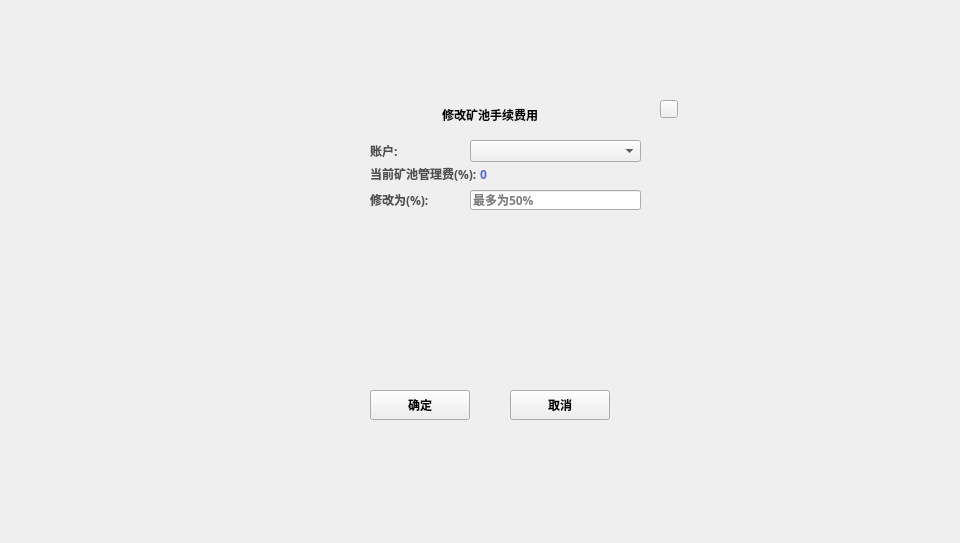
<?xml version="1.0" encoding="UTF-8"?>
<ui version="4.0">
 <class>ChangePayBackDialog</class>
 <widget class="QDialog" name="ChangePayBackDialog">
  <property name="geometry">
   <rect>
    <x>0</x>
    <y>0</y>
    <width>960</width>
    <height>543</height>
   </rect>
  </property>
  <property name="windowTitle">
   <string>Dialog</string>
  </property>
  <widget class="QWidget" name="widget" native="true">
   <property name="geometry">
    <rect>
     <x>0</x>
     <y>0</y>
     <width>960</width>
     <height>543</height>
    </rect>
   </property>
   <property name="font">
    <font>
     <family>Microsoft YaHei UI Light</family>
     <weight>75</weight>
     <bold>true</bold>
    </font>
   </property>
   <widget class="QWidget" name="containerWidget" native="true">
    <property name="geometry">
     <rect>
      <x>290</x>
      <y>90</y>
      <width>401</width>
      <height>351</height>
     </rect>
    </property>
    <property name="font">
     <font>
      <family>微软雅黑</family>
     </font>
    </property>
    <widget class="QToolButton" name="cancelBtn">
     <property name="geometry">
      <rect>
       <x>220</x>
       <y>300</y>
       <width>100</width>
       <height>30</height>
      </rect>
     </property>
     <property name="font">
      <font>
       <family>Microsoft YaHei UI Light</family>
       <weight>75</weight>
       <bold>true</bold>
      </font>
     </property>
     <property name="cursor">
      <cursorShape>PointingHandCursor</cursorShape>
     </property>
     <property name="styleSheet">
      <string notr="true"/>
     </property>
     <property name="text">
      <string>取消</string>
     </property>
    </widget>
    <widget class="QLabel" name="nameLabel">
     <property name="geometry">
      <rect>
       <x>110</x>
       <y>10</y>
       <width>180</width>
       <height>30</height>
      </rect>
     </property>
     <property name="font">
      <font>
       <family>Microsoft YaHei UI Light</family>
       <weight>75</weight>
       <bold>true</bold>
      </font>
     </property>
     <property name="text">
      <string>修改矿池手续费用</string>
     </property>
     <property name="alignment">
      <set>Qt::AlignCenter</set>
     </property>
    </widget>
    <widget class="QToolButton" name="okBtn">
     <property name="geometry">
      <rect>
       <x>80</x>
       <y>300</y>
       <width>100</width>
       <height>30</height>
      </rect>
     </property>
     <property name="font">
      <font>
       <family>Microsoft YaHei UI Light</family>
       <weight>75</weight>
       <bold>true</bold>
      </font>
     </property>
     <property name="cursor">
      <cursorShape>PointingHandCursor</cursorShape>
     </property>
     <property name="styleSheet">
      <string notr="true"/>
     </property>
     <property name="text">
      <string>确定</string>
     </property>
    </widget>
    <widget class="QToolButton" name="closeBtn">
     <property name="geometry">
      <rect>
       <x>370</x>
       <y>10</y>
       <width>18</width>
       <height>18</height>
      </rect>
     </property>
     <property name="cursor">
      <cursorShape>PointingHandCursor</cursorShape>
     </property>
     <property name="focusPolicy">
      <enum>Qt::NoFocus</enum>
     </property>
     <property name="styleSheet">
      <string notr="true"/>
     </property>
     <property name="text">
      <string/>
     </property>
    </widget>
    <widget class="QStackedWidget" name="stackedWidget_fee">
     <property name="geometry">
      <rect>
       <x>80</x>
       <y>132</y>
       <width>221</width>
       <height>151</height>
      </rect>
     </property>
    </widget>
    <widget class="QLabel" name="label_4">
     <property name="geometry">
      <rect>
       <x>80</x>
       <y>100</y>
       <width>101</width>
       <height>20</height>
      </rect>
     </property>
     <property name="styleSheet">
      <string notr="true">QLabel{color: rgb(80,80,80);
font: 11px &quot;微软雅黑&quot;;}</string>
     </property>
     <property name="text">
      <string>修改为(%):</string>
     </property>
    </widget>
    <widget class="QLineEdit" name="lineEdit_feeNumber">
     <property name="geometry">
      <rect>
       <x>180</x>
       <y>100</y>
       <width>171</width>
       <height>20</height>
      </rect>
     </property>
     <property name="placeholderText">
      <string>最多为50%</string>
     </property>
    </widget>
    <widget class="QLabel" name="label_5">
     <property name="geometry">
      <rect>
       <x>80</x>
       <y>74</y>
       <width>111</width>
       <height>20</height>
      </rect>
     </property>
     <property name="styleSheet">
      <string notr="true">QLabel{color: rgb(80,80,80);
font: 11px &quot;微软雅黑&quot;;}</string>
     </property>
     <property name="text">
      <string>当前矿池管理费(%):</string>
     </property>
    </widget>
    <widget class="QLabel" name="label_rate">
     <property name="geometry">
      <rect>
       <x>190</x>
       <y>74</y>
       <width>141</width>
       <height>21</height>
      </rect>
     </property>
     <property name="styleSheet">
      <string notr="true">QLabel{color: rgb(83,107,215);
font: 11px &quot;Microsoft YaHei UI Light&quot;;}</string>
     </property>
     <property name="text">
      <string>0</string>
     </property>
    </widget>
    <widget class="QLabel" name="label_6">
     <property name="geometry">
      <rect>
       <x>80</x>
       <y>50</y>
       <width>91</width>
       <height>21</height>
      </rect>
     </property>
     <property name="styleSheet">
      <string notr="true">QLabel{color: rgb(80,80,80);
font: 11px &quot;微软雅黑&quot;;}</string>
     </property>
     <property name="text">
      <string>账户:</string>
     </property>
    </widget>
    <widget class="QComboBox" name="account">
     <property name="geometry">
      <rect>
       <x>180</x>
       <y>50</y>
       <width>171</width>
       <height>22</height>
      </rect>
     </property>
    </widget>
   </widget>
  </widget>
 </widget>
 <resources/>
 <connections/>
</ui>
